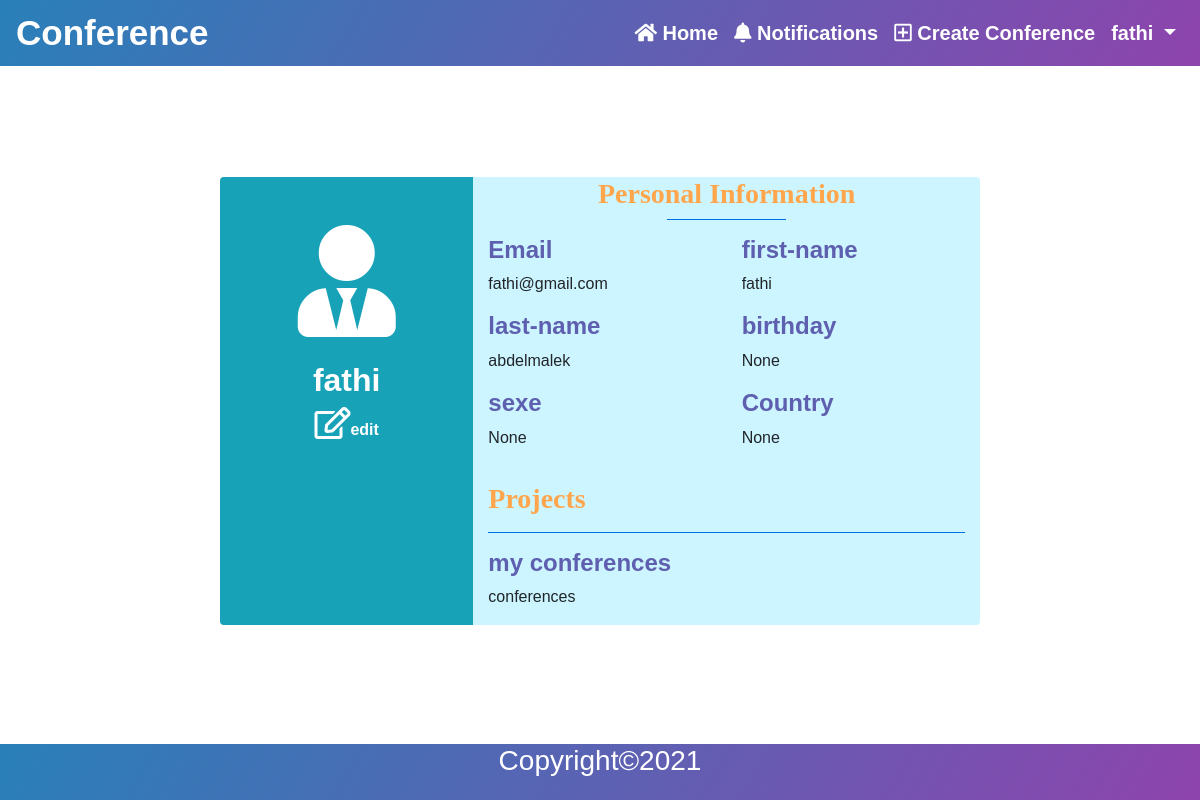
The page /profiles/1/ (signed in) on the database its author committed.
### accounts/models.py (models this page shows, shortened)
class User(AbstractBaseUser):
    email = models.EmailField(verbose_name="email", max_length=254, unique=True)
    username = models.CharField(max_length=50, unique=True)
    first_name = models.CharField(max_length=20)
    last_name = models.CharField(max_length=20)
    date_joined = models.DateTimeField(verbose_name="join date", auto_now_add=True)
    last_login = models.DateTimeField(verbose_name="last login", auto_now=True)
    is_active = models.BooleanField(default=True)
    is_staff = models.BooleanField(default=False)
    is_admin = models.BooleanField(default=False)
    is_superuser = models.BooleanField(default=False)
    USERNAME_FIELD = 'email'
    REQUIRED_FIELDS = ['username', 'first_name', 'last_name']
    objects = UserManager()

### profiles/models.py (models this page shows, shortened)
class Profile(models.Model):
    SEXE = (
        (1, "MALE"),
        (2, "FEMALE"),
    )
    DEGREE = (
        (0, 'Student'),
        (1, 'MBB'),
        (2, 'MBA'),
        (3, 'MAB'),
        (4, 'MAA'),
        (5, 'Professor'),
    )
    user = models.ForeignKey(User, null=True, on_delete=models.CASCADE)
    image = models.FileField(null=True, blank=True, upload_to='images')
    birth_date = models.DateField(verbose_name="birth date", null=True, blank=True)
    sexe = models.IntegerField(choices=SEXE, null=True, blank=True)
    country = CountryField(null=True, blank=True)
    work_place = models.CharField(max_length=30, null=True, blank=True)
    degree = models.IntegerField(choices=DEGREE, null=True, blank=True)
    speciality = models.CharField(max_length=50, null=True, blank=True)
    web_site = models.CharField(max_length=100, null=True, blank=True)

### profiles/views.py (the view)
class ProfileView(generic.DetailView):
    model = Profile
    def get_context_data(self, **kwargs):
        context = super().get_context_data(**kwargs)
        context['user'] = self.request.user
        context['conferences'] = Conference.objects.filter(organizer=self.request.user)
        context['submissions'] = Submission.objects.all()
        context['self_submissions'] = Submission.objects.filter(user=self.request.user)
        return context

### profiles/templates/profiles/profile.html (shortened to what this page needs)
{% extends 'base.html' %}
{% block content %}
<div class="container">
    <div class="row d-flex justify-content-center">
        <div class="col-md-8 mt-5 pt-5">
            <div class="row z-depth-3">
                <div class="col-sm-4 bg-info rounded-left">
                    <div class="card-block text-center text-white">
                        {% if profile.image %}
                        {% else %}
                            <i class="fas fa-user-tie fa-7x mt-5"></i>
                        {% endif %}
                        <h2 class="font-weight-bold mt-4">{{ user.username }}</h2>
                        <a href="{% url 'profile_update' user.pk %}" id="hedit"><i class="far fa-edit fa-2x mb-4" id="edit"></i>edit</a>
                    </div>
                </div>
                <div class="col-sm-8 bg- rounded-right" id="myprofi">
                    <h3 class="mt3 text-center" id="personal">Personal Information</h3>
                    <hr class="badge-primary mt-0 w-25">
                    <div class="row">
                        <div class="col-sm-6">
                            <h4 class="font-weight-blold">Email</h4>
                            <p>{{ user.email }}</p>
                        </div>
                        <div class="col-sm-6">
                            <h4 class="font-weight-blold">first-name</h4>
                            <p>{{ user.first_name }}</p>
                        </div>
                        <div class="col-sm-6">
                            <h4 class="font-weight-blold">last-name</h4>
                            <p>{{ user.last_name }}</p>
                        </div>
                        <div class="col-sm-6">
                            <h4 class="font-weight-blold">birthday</h4>
                            <p>{{ profile.birth_date }}</p>
                        </div>
                        <div class="col-sm-6">
                            <h4 class="font-weight-blold">sexe</h4>
                            <p>{{ profile.sexe }}</p>
                        </div>
                        <div class="col-sm-6">
                            <h4 class="font-weight-blold">Country</h4>
                            <p>{{ profile.country }}</p>
                        </div>
                    </div>
                    <h3 class="mt-3" id="personal">Projects</h3>
                    <hr class="bg-primary">
                    <div class="row">
                        <div class="col-sm-6">
                            <h4 class="font-weight-blold">my conferences</h4>
                            <p>conferences</p>
                        </div>
                    </div>
                </div>
            </div>
        </div>
    </div>
</div>
{% endblock %}

### templates/includes/nav.html (shortened to what this page needs)
<nav class="navbar navbar-expand-lg navbar-light sticky-top" >
    <a href="{% url 'home' %}"id="home">Conference</a>
    <div class="collapse navbar-collapse" id="navbarNavDropdown">
        <ul class="navbar-nav ml-auto ">
            <li class="nav-item ">
                <a href="{% url 'home' %}" class="nav-link">
                    <i class="fa fa-home"></i> Home
                </a>
            </li>
            {% if user.is_authenticated %}
                <li class="nav-item " >
                    <a href="{% url 'notifications' %}" class="nav-link "  >
                        <i class="fas fa-bell"></i> Notifications
                    </a>
                </li>
                <li class="nav-item ">
                    <a href="{% url 'conference_create' %}" class="nav-link" >
                        <i class="far fa-plus-square"></i> Create Conference
                    </a>
                </li>
                <div class="dropdown" >
                    <li class="nav-item " >
                        <a href="#" class=" nav-link  dropdown-toggle"
                           role="button" id="dropdownMenuLink"
                           data-toggle="dropdown" aria-haspopup="true" aria-expanded="false" >
                            {{user.username}}
                        </a>
                    </li>
                </div>
            {% endif %}
        </ul>
    </div>
</nav>

### static/css/nav.css (style rules this page uses)
#home { font-size:35px; font-weight: bold; color: #fff; padding-left: 0; line-height: 50px; text-decoration: none; }
.navbar-light { background: linear-gradient(120deg,#2980b9,#8e44ad); }
nav ul li a { color: white !important; line-height: 20px; text-decoration: none; font-size: 20px; padding-bottom: 10px; font-weight: bold; }

### static/css/profile.css (style rules this page uses)
#myprofi { background-color: #ccf5ff; }
#personal { font-weight: bold; color: #ffa64d; font-family: cursive; }
div h4 { color: #5F5FB0; font-weight: bold; font-family: sans-serif; }
#edit { color: white; }
#hedit { color: white; text-decoration: none; font-weight: bold; }

### static/css/home.css (style rules this page uses)
* { font-family: sans-serif; }

### rows shown on the page
User: username "fathi", email "fathi@gmail.com", first_name "fathi", last_name "abdelmalek"
Profile: birth_date "None", sexe "None", country "None"
